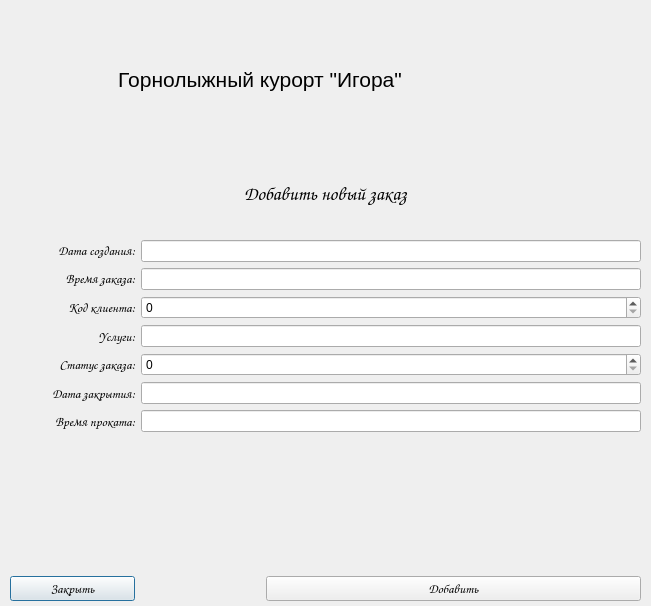
<?xml version="1.0" encoding="UTF-8"?>
<ui version="4.0">
 <class>Dialog</class>
 <widget class="QDialog" name="Dialog">
  <property name="geometry">
   <rect>
    <x>0</x>
    <y>0</y>
    <width>651</width>
    <height>606</height>
   </rect>
  </property>
  <property name="windowTitle">
   <string>Dialog</string>
  </property>
  <widget class="QWidget" name="verticalLayoutWidget">
   <property name="geometry">
    <rect>
     <x>10</x>
     <y>10</y>
     <width>631</width>
     <height>591</height>
    </rect>
   </property>
   <layout class="QVBoxLayout" name="verticalLayout" stretch="4,8,4,1">
    <item>
     <layout class="QHBoxLayout" name="horizontalLayout_18" stretch="8,2">
      <item>
       <widget class="QLabel" name="label_17">
        <property name="text">
         <string>&lt;html&gt;&lt;head/&gt;&lt;body&gt;&lt;p align=&quot;center&quot;&gt;&lt;span style=&quot; font-size:16pt;&quot;&gt;Горнолыжный курорт &amp;quot;Игора&amp;quot;&lt;/span&gt;&lt;/p&gt;&lt;/body&gt;&lt;/html&gt;</string>
        </property>
       </widget>
      </item>
      <item>
       <widget class="QLabel" name="label_18">
        <property name="text">
         <string/>
        </property>
        <property name="pixmap">
         <pixmap>../img/logo_mini.png</pixmap>
        </property>
       </widget>
      </item>
     </layout>
    </item>
    <item>
     <layout class="QVBoxLayout" name="verticalLayout_3">
      <item>
       <widget class="QLabel" name="label_16">
        <property name="font">
         <font>
          <family>Comic Sans MS</family>
          <pointsize>16</pointsize>
         </font>
        </property>
        <property name="text">
         <string>&lt;html&gt;&lt;head/&gt;&lt;body&gt;&lt;p align=&quot;center&quot;&gt;&lt;span style=&quot; font-size:14pt;&quot;&gt;Добавить новый заказ&lt;/span&gt;&lt;/p&gt;&lt;/body&gt;&lt;/html&gt;</string>
        </property>
       </widget>
      </item>
      <item>
       <layout class="QHBoxLayout" name="horizontalLayout" stretch="2,8">
        <item>
         <widget class="QLabel" name="label">
          <property name="font">
           <font>
            <family>Comic Sans MS</family>
           </font>
          </property>
          <property name="text">
           <string>&lt;html&gt;&lt;head/&gt;&lt;body&gt;&lt;p align=&quot;right&quot;&gt;&lt;span style=&quot; font-size:10pt;&quot;&gt;Дата создания:&lt;/span&gt;&lt;/p&gt;&lt;/body&gt;&lt;/html&gt;</string>
          </property>
          <property name="alignment">
           <set>Qt::AlignLeading|Qt::AlignLeft|Qt::AlignVCenter</set>
          </property>
         </widget>
        </item>
        <item>
         <widget class="QLineEdit" name="create_date"/>
        </item>
       </layout>
      </item>
      <item>
       <layout class="QHBoxLayout" name="horizontalLayout_3" stretch="2,8">
        <item>
         <widget class="QLabel" name="label_6">
          <property name="font">
           <font>
            <family>Comic Sans MS</family>
            <pointsize>10</pointsize>
           </font>
          </property>
          <property name="text">
           <string>&lt;html&gt;&lt;head/&gt;&lt;body&gt;&lt;p align=&quot;right&quot;&gt;Время заказа:&lt;/p&gt;&lt;/body&gt;&lt;/html&gt;</string>
          </property>
          <property name="alignment">
           <set>Qt::AlignCenter</set>
          </property>
         </widget>
        </item>
        <item>
         <widget class="QLineEdit" name="order_time"/>
        </item>
       </layout>
      </item>
      <item>
       <layout class="QHBoxLayout" name="horizontalLayout_8" stretch="2,8">
        <item>
         <widget class="QLabel" name="label_2">
          <property name="font">
           <font>
            <family>Comic Sans MS</family>
            <pointsize>10</pointsize>
           </font>
          </property>
          <property name="text">
           <string>&lt;html&gt;&lt;head/&gt;&lt;body&gt;&lt;p align=&quot;right&quot;&gt;Код клиента:&lt;/p&gt;&lt;/body&gt;&lt;/html&gt;</string>
          </property>
         </widget>
        </item>
        <item>
         <widget class="QSpinBox" name="client_code"/>
        </item>
       </layout>
      </item>
      <item>
       <layout class="QHBoxLayout" name="horizontalLayout_10" stretch="2,8">
        <item>
         <widget class="QLabel" name="label_8">
          <property name="font">
           <font>
            <family>Comic Sans MS</family>
            <pointsize>10</pointsize>
           </font>
          </property>
          <property name="text">
           <string>Услуги:</string>
          </property>
          <property name="alignment">
           <set>Qt::AlignRight|Qt::AlignTrailing|Qt::AlignVCenter</set>
          </property>
         </widget>
        </item>
        <item>
         <widget class="QLineEdit" name="services"/>
        </item>
       </layout>
      </item>
      <item>
       <layout class="QHBoxLayout" name="horizontalLayout_9" stretch="2,8">
        <item>
         <widget class="QLabel" name="label_7">
          <property name="font">
           <font>
            <family>Comic Sans MS</family>
            <pointsize>10</pointsize>
           </font>
          </property>
          <property name="text">
           <string>Статус заказа:</string>
          </property>
          <property name="alignment">
           <set>Qt::AlignRight|Qt::AlignTrailing|Qt::AlignVCenter</set>
          </property>
         </widget>
        </item>
        <item>
         <widget class="QSpinBox" name="order_status"/>
        </item>
       </layout>
      </item>
      <item>
       <layout class="QHBoxLayout" name="horizontalLayout_12" stretch="2,8">
        <item>
         <widget class="QLabel" name="label_10">
          <property name="font">
           <font>
            <family>Comic Sans MS</family>
            <pointsize>10</pointsize>
           </font>
          </property>
          <property name="text">
           <string>Дата закрытия:</string>
          </property>
          <property name="alignment">
           <set>Qt::AlignRight|Qt::AlignTrailing|Qt::AlignVCenter</set>
          </property>
         </widget>
        </item>
        <item>
         <widget class="QLineEdit" name="end_date"/>
        </item>
       </layout>
      </item>
      <item>
       <layout class="QHBoxLayout" name="horizontalLayout_11" stretch="2,8">
        <item>
         <widget class="QLabel" name="label_9">
          <property name="font">
           <font>
            <family>Comic Sans MS</family>
            <pointsize>10</pointsize>
           </font>
          </property>
          <property name="text">
           <string>Время проката:</string>
          </property>
          <property name="alignment">
           <set>Qt::AlignRight|Qt::AlignTrailing|Qt::AlignVCenter</set>
          </property>
         </widget>
        </item>
        <item>
         <widget class="QLineEdit" name="use_time"/>
        </item>
       </layout>
      </item>
     </layout>
    </item>
    <item>
     <spacer name="verticalSpacer">
      <property name="orientation">
       <enum>Qt::Vertical</enum>
      </property>
      <property name="sizeHint" stdset="0">
       <size>
        <width>20</width>
        <height>40</height>
       </size>
      </property>
     </spacer>
    </item>
    <item>
     <layout class="QHBoxLayout" name="horizontalLayout_2" stretch="2,2,6">
      <item>
       <widget class="QPushButton" name="close_btn_2">
        <property name="font">
         <font>
          <family>Comic Sans MS</family>
          <pointsize>10</pointsize>
         </font>
        </property>
        <property name="text">
         <string>Закрыть</string>
        </property>
       </widget>
      </item>
      <item>
       <spacer name="horizontalSpacer_2">
        <property name="orientation">
         <enum>Qt::Horizontal</enum>
        </property>
        <property name="sizeHint" stdset="0">
         <size>
          <width>40</width>
          <height>20</height>
         </size>
        </property>
       </spacer>
      </item>
      <item>
       <widget class="QPushButton" name="add_btn_2">
        <property name="font">
         <font>
          <family>Comic Sans MS</family>
          <pointsize>10</pointsize>
         </font>
        </property>
        <property name="text">
         <string>Добавить</string>
        </property>
       </widget>
      </item>
     </layout>
    </item>
   </layout>
  </widget>
 </widget>
 <resources/>
 <connections/>
</ui>
